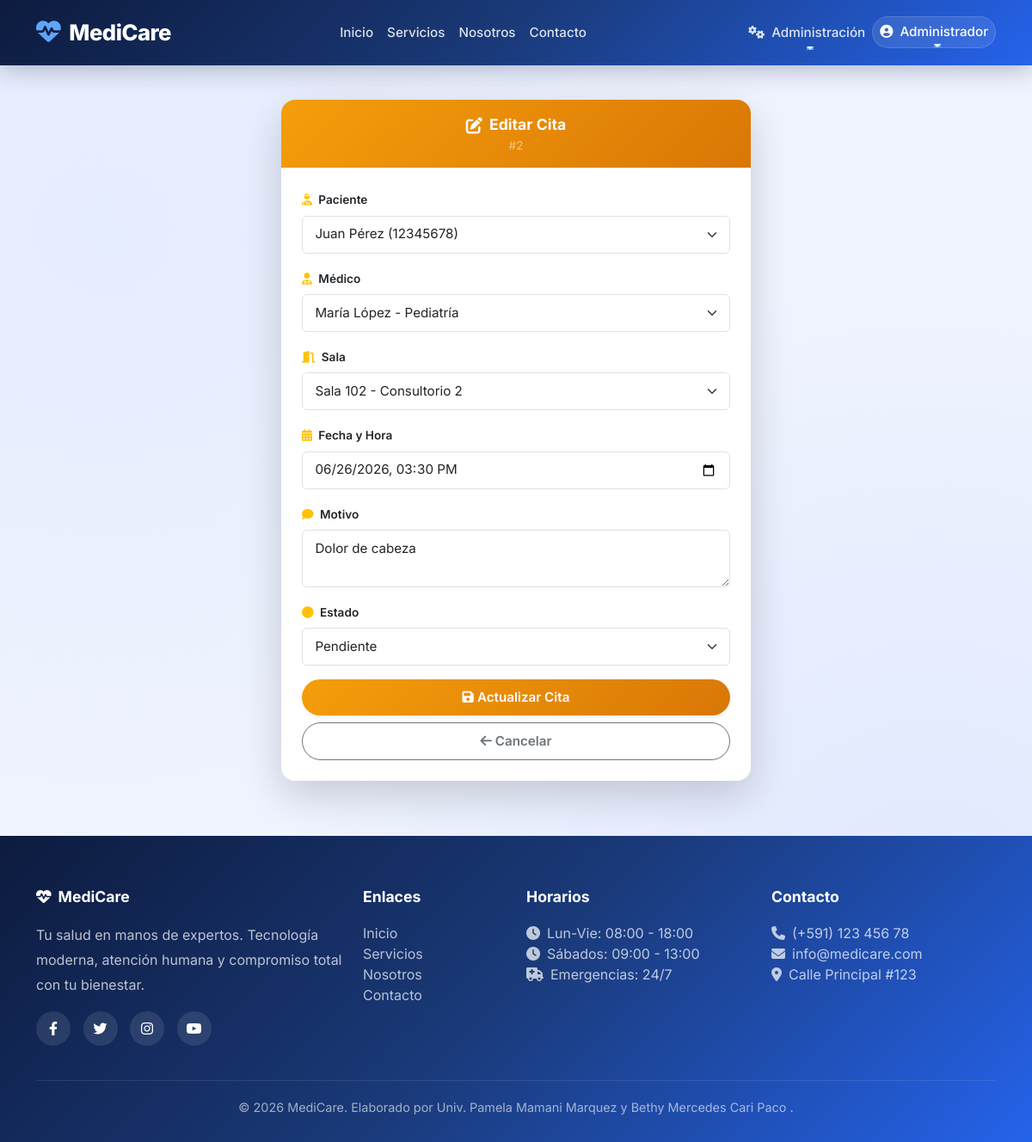
The page /citas/editar/2 (signed in) on the database its author committed.
### app/models/usuario.py (models this page shows, shortened)
class Usuario(UserMixin, db.Model):
    __tablename__ = 'usuarios'
    id = db.Column(db.Integer, primary_key=True)
    username = db.Column(db.String(80), unique=True, nullable=False)
    email = db.Column(db.String(120), unique=True, nullable=False)
    password_hash = db.Column(db.String(200), nullable=False)
    rol = db.Column(db.String(20), nullable=False, default='paciente')
    nombres = db.Column(db.String(100))
    apellidos = db.Column(db.String(100))
    ci = db.Column(db.String(20))
    telefono = db.Column(db.String(20))
    fecha_registro = db.Column(db.DateTime, default=datetime.utcnow)
    activo = db.Column(db.Boolean, default=True)
    paciente = db.relationship('Paciente', back_populates='usuario', uselist=False)
    medico = db.relationship('Medico', back_populates='usuario', uselist=False)
    def is_admin(self):
        return self.rol == 'admin'

### app/models/cita.py (models this page shows)
class Cita(db.Model):
    __tablename__ = 'citas'
    id = db.Column(db.Integer, primary_key=True)
    paciente_id = db.Column(db.Integer, db.ForeignKey('pacientes.id'))
    medico_id = db.Column(db.Integer, db.ForeignKey('medicos.id'))
    sala_id = db.Column(db.Integer, db.ForeignKey('salas.id'))
    fecha_hora = db.Column(db.DateTime, nullable=False)
    motivo = db.Column(db.Text)
    estado = db.Column(db.String(20), default='pendiente')
    fecha_creacion = db.Column(db.DateTime, default=datetime.utcnow)
    observaciones = db.Column(db.Text)
    paciente = db.relationship('Paciente', back_populates='citas')
    medico = db.relationship('Medico', back_populates='citas')
    sala = db.relationship('Sala', back_populates='citas')
    factura = db.relationship('Factura', back_populates='cita', uselist=False)
    historial = db.relationship('HistorialClinico', back_populates='cita', uselist=False)

### app/models/paciente.py (models this page shows, shortened)
class Paciente(db.Model):
    __tablename__ = 'pacientes'
    id = db.Column(db.Integer, primary_key=True)
    usuario_id = db.Column(db.Integer, db.ForeignKey('usuarios.id'), unique=True)
    ci = db.Column(db.String(20), unique=True, nullable=False)
    nombres = db.Column(db.String(100), nullable=False)
    apellidos = db.Column(db.String(100), nullable=False)
    fecha_nacimiento = db.Column(db.Date)
    genero = db.Column(db.String(10))
    telefono = db.Column(db.String(20))
    direccion = db.Column(db.String(200))
    email = db.Column(db.String(120))
    seguro_medico = db.Column(db.String(100))
    alergias = db.Column(db.Text)
    fecha_registro = db.Column(db.DateTime, default=datetime.utcnow)
    usuario = db.relationship('Usuario', back_populates='paciente', uselist=False)
    citas = db.relationship('Cita', back_populates='paciente')
    historial = db.relationship('HistorialClinico', back_populates='paciente')

### app/models/medico.py (models this page shows, shortened)
class Medico(db.Model):
    __tablename__ = 'medicos'
    id = db.Column(db.Integer, primary_key=True)
    usuario_id = db.Column(db.Integer, db.ForeignKey('usuarios.id'), unique=True)
    especialidad_id = db.Column(db.Integer, db.ForeignKey('especialidades.id'))
    sala_id = db.Column(db.Integer, db.ForeignKey('salas.id'))  # ✅ Nueva columna
    nombre = db.Column(db.String(100), nullable=False)
    apellidos = db.Column(db.String(100), nullable=False)
    telefono = db.Column(db.String(20))
    email = db.Column(db.String(120))
    consultorio = db.Column(db.String(50))
    horario_atencion = db.Column(db.String(100))
    usuario = db.relationship('Usuario', back_populates='medico', uselist=False)
    especialidad = db.relationship('Especialidad', back_populates='medicos')
    sala = db.relationship('Sala', back_populates='medicos')
    citas = db.relationship('Cita', back_populates='medico')
    historial = db.relationship('HistorialClinico', back_populates='medico')

### app/citas/routes.py (the view, shortened to what this page needs)
@bp_cita.route('/editar/<int:id>', methods=['GET', 'POST'])
@login_required
def editar(id):
    cita = Cita.query.get_or_404(id)
    if not (current_user.is_admin() or current_user.is_recepcionista()):
        flash('⛔ No tienes permisos.', 'danger')
        return redirect(url_for('core.landing'))
    pacientes = Paciente.query.all()
    medicos = Medico.query.all()
    salas = Sala.query.all()
    return render_template('citas/editar.html',
                         cita=cita,
                         pacientes=pacientes,
                         medicos=medicos,
                         salas=salas,
                         datetime=datetime)

### templates/citas/editar.html (shortened to what this page needs)
{% extends "base.html" %}
{% block content %}
<div class="container py-4">
    <div class="row justify-content-center">
        <div class="col-lg-6 col-md-8">
            <div class="card border-0 shadow-lg rounded-4 overflow-hidden">
                <div class="card-header text-center border-0 py-3 bg-gradient-yellow">
                    <div class="d-flex align-items-center justify-content-center gap-2">
                        <i class="fas fa-edit text-white fs-5"></i>
                        <span class="fw-bold text-white fs-6">
                            Editar Cita
                        </span>
                    </div>
                    <p class="text-white-50 mb-0 small">
                        #{{ cita.id }}
                    </p>
                </div>
                <div class="card-body p-4">
                    <form method="POST" action="{{ url_for('cita.editar', id=cita.id) }}">
                        <div class="mb-3">
                            <label for="paciente_id" class="form-label fw-semibold small text-dark">
                                <i class="fas fa-user-injured text-warning me-1"></i> Paciente
                            </label>
                            <select class="form-select" id="paciente_id" name="paciente_id" required>
                                {% for paciente in pacientes %}
                                <option value="{{ paciente.id }}" {% if paciente.id == cita.paciente_id %}selected{% endif %}>
                                    {{ paciente.nombres }} {{ paciente.apellidos }} ({{ paciente.ci }})
                                </option>
                                {% endfor %}
                            </select>
                        </div>
                        <div class="mb-3">
                            <label for="medico_id" class="form-label fw-semibold small text-dark">
                                <i class="fas fa-user-md text-warning me-1"></i> Médico
                            </label>
                            <select class="form-select" id="medico_id" name="medico_id" required>
                                {% for medico in medicos %}
                                <option value="{{ medico.id }}" {% if medico.id == cita.medico_id %}selected{% endif %}>
                                    {{ medico.nombre }} {{ medico.apellidos }} - {{ medico.especialidad.nombre if medico.especialidad else 'Sin especialidad' }}
                                </option>
                                {% endfor %}
                            </select>
                        </div>
                        <div class="mb-3">
                            <label for="sala_id" class="form-label fw-semibold small text-dark">
                                <i class="fas fa-door-open text-warning me-1"></i> Sala
                            </label>
                            <select class="form-select" id="sala_id" name="sala_id" required>
                                {% for sala in salas %}
                                <option value="{{ sala.id }}" {% if sala.id == cita.sala_id %}selected{% endif %}>
                                    Sala {{ sala.numero }} - {{ sala.nombre }}
                                </option>
                                {% endfor %}
                            </select>
                        </div>
                        <div class="mb-3">
                            <label for="fecha_hora" class="form-label fw-semibold small text-dark">
                                <i class="fas fa-calendar-alt text-warning me-1"></i> Fecha y Hora
                            </label>
                            <input type="datetime-local" class="form-control" id="fecha_hora" name="fecha_hora"
                                   value="{{ cita.fecha_hora.strftime('%Y-%m-%dT%H:%M') if cita.fecha_hora else '' }}"
                                   required>
                        </div>
                        <div class="mb-3">
                            <label for="motivo" class="form-label fw-semibold small text-dark">
                                <i class="fas fa-comment text-warning me-1"></i> Motivo
                            </label>
                            <textarea class="form-control" id="motivo" name="motivo"
                                      rows="2">{{ cita.motivo or '' }}</textarea>
                        </div>
                        <div class="mb-3">
                            <label for="estado" class="form-label fw-semibold small text-dark">
                                <i class="fas fa-circle text-warning me-1"></i> Estado
                            </label>
                            <select class="form-select" id="estado" name="estado">
                                <option value="pendiente" {% if cita.estado == 'pendiente' %}selected{% endif %}>Pendiente</option>
                            </select>
                        </div>
                        <div class="d-grid gap-2 mt-3">
                            <button type="submit" class="btn rounded-pill py-2 fw-semibold bg-gradient-yellow text-white border-0 shadow-sm">
                                <i class="fas fa-save me-1"></i>Actualizar Cita
                            </button>
                            <a href="{{ url_for('cita.index') }}" class="btn btn-outline-secondary rounded-pill py-2 fw-semibold">
                                <i class="fas fa-arrow-left me-1"></i>Cancelar
                            </a>
                        </div>
                    </form>
                </div>
            </div>
        </div>
    </div>
</div>
{% endblock %}

### templates/base.html (shortened to what this page needs)
<!DOCTYPE html>
<html lang="es">
<head>
    <link href="https://cdn.jsdelivr.net/npm/bootstrap@5.3.0/dist/css/bootstrap.min.css" rel="stylesheet">
    <link rel="stylesheet" href="https://cdnjs.cloudflare.com/ajax/libs/font-awesome/6.4.0/css/all.min.css">
</head>
<body>
    <nav class="navbar navbar-expand-lg navbar-custom">
        <div class="container">
            <a class="navbar-brand" href="{{ url_for('core.landing') }}">
                <i class="fas fa-heartbeat"></i>MediCare
            </a>
            <div class="collapse navbar-collapse" id="navbarNav">
                <ul class="navbar-nav mx-auto">
                    <li class="nav-item">
                        <a class="nav-link" href="{{ url_for('core.landing') }}">Inicio</a>
                    </li>
                    <li class="nav-item">
                        <a class="nav-link" href="{{ url_for('core.servicios') }}">Servicios</a>
                    </li>
                    <li class="nav-item">
                        <a class="nav-link" href="{{ url_for('core.about') }}">Nosotros</a>
                    </li>
                    <li class="nav-item">
                        <a class="nav-link" href="{{ url_for('core.contacto') }}">Contacto</a>
                    </li>
                </ul>
                <ul class="navbar-nav">
                    {% if current_user.is_authenticated %}
                        {% if current_user.is_admin() %}
                        <li class="nav-item dropdown">
                            <a class="nav-link dropdown-toggle text-white" href="#" id="adminDropdown" role="button" data-bs-toggle="dropdown">
                                <i class="fas fa-cogs me-1"></i> Administración
                            </a>
                        </li>
                        {% endif %}
                        <li class="nav-item dropdown user-dropdown">
                            <a class="nav-link dropdown-toggle text-white" href="#" id="userDropdown" role="button" data-bs-toggle="dropdown">
                                <i class="fas fa-user-circle me-1"></i>
                                {{ current_user.nombres }}
                            </a>
                        </li>
                    {% endif %}
                </ul>
            </div>
        </div>
    </nav>
    <main>
        {% block content %}{% endblock %}
    </main>
    <footer class="footer-custom">
        <div class="container">
            <div class="row g-4">
                <div class="col-md-4">
                    <h5><i class="fas fa-heartbeat me-2"></i>MediCare</h5>
                    <p style="opacity: 0.8; line-height: 1.8; position: relative; z-index: 1;">Tu salud en manos de expertos. Tecnología moderna, atención humana y compromiso total con tu bienestar.</p>
                    <div class="social-links mt-3">
                        <a href="#"><i class="fab fa-facebook-f"></i></a>
                        <a href="#"><i class="fab fa-twitter"></i></a>
                        <a href="#"><i class="fab fa-instagram"></i></a>
                        <a href="#"><i class="fab fa-youtube"></i></a>
                    </div>
                </div>
                <div class="col-md-2">
                    <h5>Enlaces</h5>
                    <ul class="list-unstyled">
                        <li><a href="{{ url_for('core.landing') }}">Inicio</a></li>
                        <li><a href="{{ url_for('core.servicios') }}">Servicios</a></li>
                        <li><a href="{{ url_for('core.about') }}">Nosotros</a></li>
                        <li><a href="{{ url_for('core.contacto') }}">Contacto</a></li>
                    </ul>
                </div>
                <div class="col-md-3">
                    <h5>Horarios</h5>
                    <ul class="list-unstyled" style="opacity: 0.8;">
                        <li><i class="fas fa-clock me-2"></i>Lun-Vie: 08:00 - 18:00</li>
                        <li><i class="fas fa-clock me-2"></i>Sábados: 09:00 - 13:00</li>
                        <li><i class="fas fa-ambulance me-2"></i>Emergencias: 24/7</li>
                    </ul>
                </div>
                <div class="col-md-3">
                    <h5>Contacto</h5>
                    <ul class="list-unstyled" style="opacity: 0.8;">
                        <li><i class="fas fa-phone me-2"></i>(+591) 123 456 78</li>
                        <li><i class="fas fa-envelope me-2"></i>info@medicare.com</li>
                        <li><i class="fas fa-map-marker-alt me-2"></i>Calle Principal #123</li>
                    </ul>
                </div>
            </div>
            <div class="footer-bottom">
                <p class="mb-0">&copy; 2026 MediCare. Elaborado por Univ. Pamela Mamani Marquez y Bethy Mercedes Cari Paco .</p>
            </div>
        </div>
    </footer>
</body>
</html>

### rows shown on the page
Usuario: nombres "Administrador"
Cita: id "2", paciente_id "Juan Pérez (12345678)", medico_id "María López - Pediatría", sala_id "Sala 102 - Consultorio 2", fecha_hora "06/26/2026 15:30", motivo "Dolor de cabeza", estado "Pendiente"
